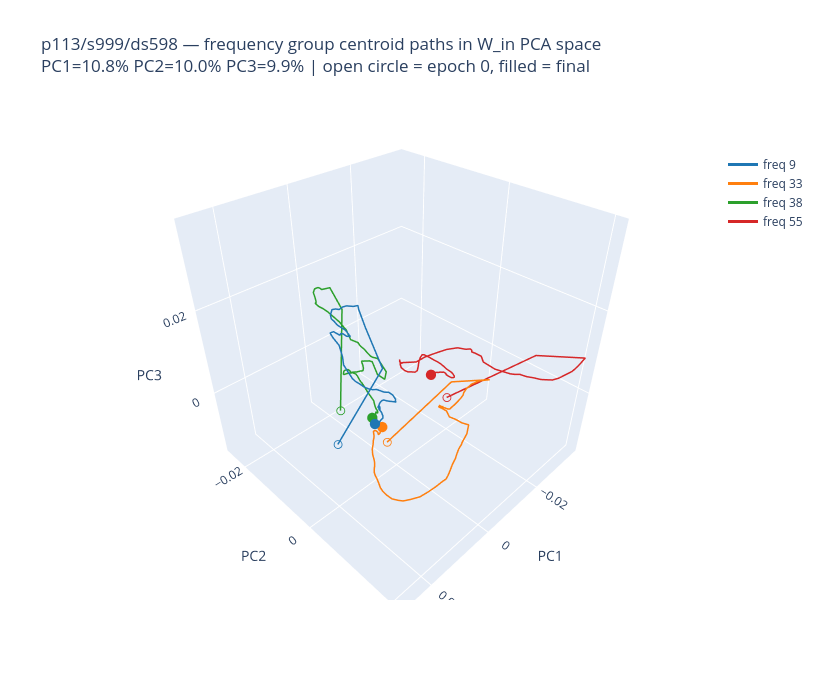

Notebook code cell kept with this figure:
### Markdown cell above
## Cell 7: 3D Group Centroid Trajectories (Spatial View)

Show each frequency group's centroid path in 3D weight space over training.
This makes the 3rd dimension visible as a spatial trajectory, not just a timeseries.

Color encodes training phase (early = light, late = dark) or epoch index.

### Code cell
n_epochs_w = len(epochs_w)
phase = np.linspace(0, 1, n_epochs_w)

fig = go.Figure()

for g in range(n_groups):
    color = GROUP_COLORS[g % len(GROUP_COLORS)]
    freq  = int(group_freqs[g])
    traj  = centroids_w[:, g, :]  # (n_epochs, 3)

    # Full trajectory line
    fig.add_trace(go.Scatter3d(
        x=traj[:, 0], y=traj[:, 1], z=traj[:, 2],
        mode='lines',
        name=f'freq {freq}',
        line=dict(color=color, width=3),
        hovertemplate=f'freq {freq}<br>PC1=%{{x:.2f}}<br>PC2=%{{y:.2f}}<br>PC3=%{{z:.2f}}<extra></extra>',
    ))

    # Start and end markers
    fig.add_trace(go.Scatter3d(
        x=[traj[0, 0]], y=[traj[0, 1]], z=[traj[0, 2]],
        mode='markers',
        marker=dict(color=color, size=5, symbol='circle-open'),
        showlegend=False, name=f'freq {freq} start',
    ))
    fig.add_trace(go.Scatter3d(
        x=[traj[-1, 0]], y=[traj[-1, 1]], z=[traj[-1, 2]],
        mode='markers',
        marker=dict(color=color, size=6, symbol='circle'),
        showlegend=False, name=f'freq {freq} end',
    ))

vr = weight_traj['var_ratio']
fig.update_layout(
    title=f'{WEIGHT_FOCUS} — frequency group centroid paths in W_in PCA space<br>'
          f'PC1={vr[0]:.1%} PC2={vr[1]:.1%} PC3={vr[2]:.1%} | open circle = epoch 0, filled = final',
    scene=dict(
        xaxis_title='PC1', yaxis_title='PC2', zaxis_title='PC3',
        aspectmode='cube',
    ),
    height=680, width=820,
    legend=dict(x=1.0, y=0.9),
)
fig.show()
